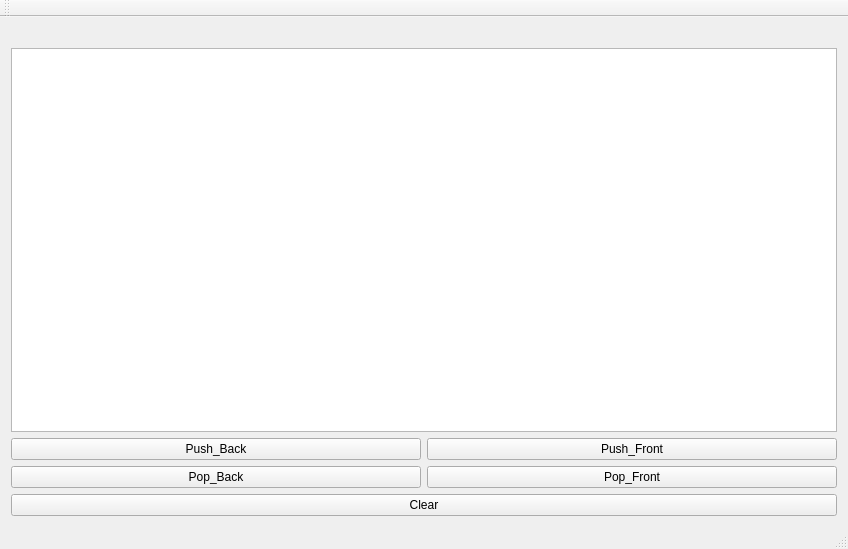
<?xml version="1.0" encoding="UTF-8"?>
<ui version="4.0">
 <class>MainWindowClass</class>
 <widget class="QMainWindow" name="MainWindowClass">
  <property name="geometry">
   <rect>
    <x>0</x>
    <y>0</y>
    <width>848</width>
    <height>549</height>
   </rect>
  </property>
  <property name="windowTitle">
   <string>MainWindow</string>
  </property>
  <widget class="QWidget" name="centralWidget">
   <property name="maximumSize">
    <size>
     <width>1920</width>
     <height>1080</height>
    </size>
   </property>
   <layout class="QHBoxLayout" name="horizontalLayout">
    <item>
     <layout class="QGridLayout" name="gridLayout">
      <item row="2" column="0">
       <widget class="QPushButton" name="PushBack">
        <property name="text">
         <string>Push_Back</string>
        </property>
       </widget>
      </item>
      <item row="1" column="0" colspan="2">
       <widget class="QListWidget" name="Dequeue"/>
      </item>
      <item row="3" column="1">
       <widget class="QPushButton" name="PopFront">
        <property name="text">
         <string>Pop_Front</string>
        </property>
       </widget>
      </item>
      <item row="0" column="0" colspan="2">
       <widget class="QLabel" name="Size">
        <property name="text">
         <string/>
        </property>
       </widget>
      </item>
      <item row="3" column="0">
       <widget class="QPushButton" name="PopBack">
        <property name="text">
         <string>Pop_Back</string>
        </property>
       </widget>
      </item>
      <item row="2" column="1">
       <widget class="QPushButton" name="PushFront">
        <property name="text">
         <string>Push_Front</string>
        </property>
       </widget>
      </item>
      <item row="4" column="0" colspan="2">
       <widget class="QPushButton" name="Clear">
        <property name="text">
         <string>Clear</string>
        </property>
       </widget>
      </item>
     </layout>
    </item>
   </layout>
  </widget>
  <widget class="QMenuBar" name="menuBar">
   <property name="geometry">
    <rect>
     <x>0</x>
     <y>0</y>
     <width>848</width>
     <height>22</height>
    </rect>
   </property>
  </widget>
  <widget class="QToolBar" name="mainToolBar">
   <attribute name="toolBarArea">
    <enum>TopToolBarArea</enum>
   </attribute>
   <attribute name="toolBarBreak">
    <bool>false</bool>
   </attribute>
  </widget>
  <widget class="QStatusBar" name="statusBar"/>
 </widget>
 <layoutdefault spacing="6" margin="11"/>
 <resources>
  <include location="MainWindow.qrc"/>
 </resources>
 <connections/>
</ui>
